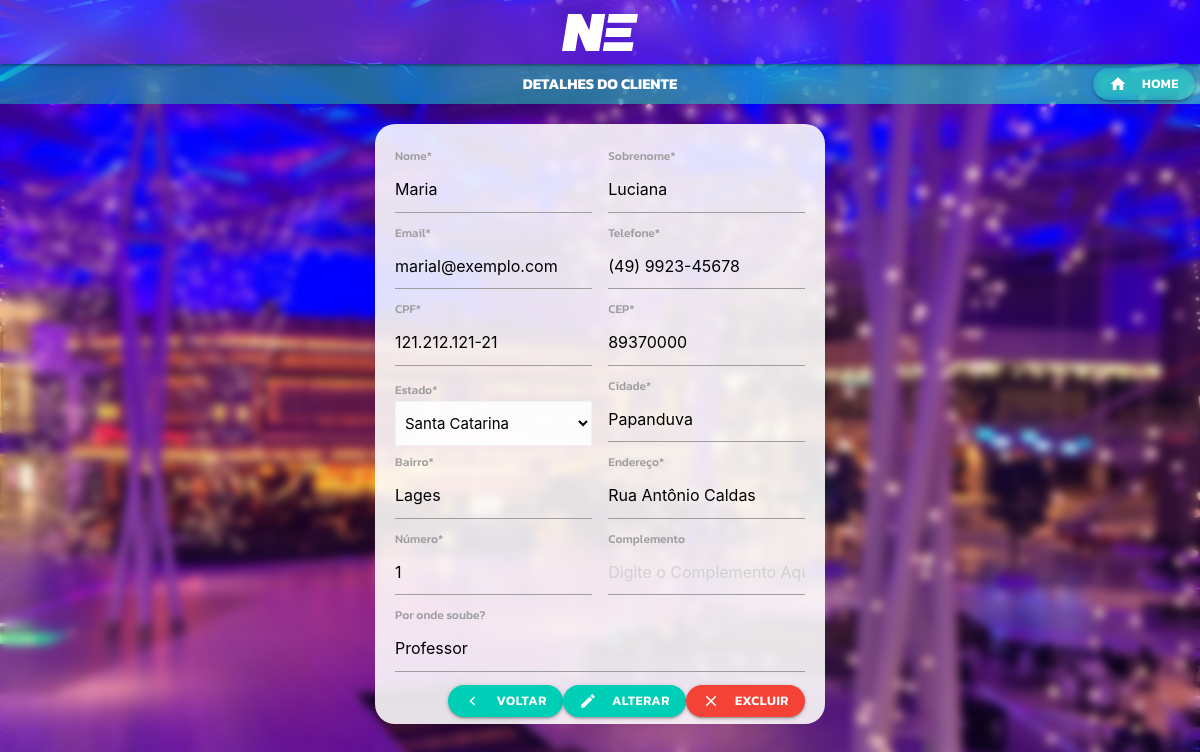
The app's page /admin/detalhes_cliente.php?id=6 (signed in) with its own data.
### tables this page shows
CREATE TABLE `tb_user` (
  `id_user` int(11) NOT NULL,
  `cpf_user` varchar(14) NOT NULL,
  `nome_user` varchar(60) NOT NULL,
  `sobre_user` varchar(60) NOT NULL,
  `email_user` varchar(60) NOT NULL,
  `telefone_user` varchar(20) NOT NULL,
  `cep_user` int(11) NOT NULL,
  `estado_user` enum('AC','AL','AP','AM','BA','CE','DF','ES','GO','MA','MT','MS','MG','PA','PB','PR','PE','PI','RJ','RN','RS','RO','RR','SC','SP','SE','TO') NOT NULL,
  `cidade_user` varchar(50) NOT NULL,
  `bairro_user` varchar(50) NOT NULL,
  `endereco_user` varchar(80) NOT NULL,
  `numero_user` int(11) NOT NULL,
  `complemento_user` varchar(150) DEFAULT NULL,
  `por_onde_soube` varchar(200) DEFAULT NULL
);

### admin/detalhes_cliente.php (the view, shortened to what this page needs)
<?php
require_once '../conexao.php';
?>
<!DOCTYPE html>
<html lang="pt-br">
<head>
    <link rel="stylesheet" href="https://cdnjs.cloudflare.com/ajax/libs/jquery.mask/1.14.16/jquery.mask.min.js">
    <link rel="stylesheet" href="https://cdnjs.cloudflare.com/ajax/libs/materialize/1.0.0/css/materialize.min.css">
    <link rel="stylesheet" href="css/style.css">
</head>
<body>
    <div class="navbar-fixed">
        <nav>
            <div class="nav-wrapper bg-color">
                <a href="home.php" class="brand-logo center"><img id="nav-logo" src="img/neilyta.svg" alt="" title="Neilyta Eventos"></a>
            </div>
        </nav>
    </div>
    <div class="sec-bar">
        <p>DETALHES DO CLIENTE</p>
        <a href="home.php" class="btn-small logout-btn"><i class="material-icons left">home</i>Home</a>
    </div>
    <div class="pri-container">
        <div class="details-cont">
            <?php
                $id = $_GET['id'];
                $sql = "SELECT * FROM tb_user WHERE id_user = '$id';";
                $query = mysqli_query($conn, $sql);
                $user = mysqli_fetch_assoc($query);
            ?>
            <form action="alterar_cliente.php" method="POST" id="form-cad">
                <div class="colunas">
                    <div class="input-cont">
                        <label for="nome" required>Nome*</label>
                        <input name="nome" value="<?php echo $user['nome_user']; ?>" type="text" placeholder="Digite o Nome Aqui">
                    </div>
                    <div class="input-cont">
                        <label for="sobrenome">Sobrenome*</label>
                        <input name="sobrenome" value="<?php echo $user['sobre_user']; ?>" type="text" placeholder="Digite o Sobrenome Aqui">
                    </div>
                </div>
                <div class="colunas">
                    <div class="input-cont">
                        <label for="email">Email*</label>
                        <input name="email" value="<?php echo $user['email_user']; ?>" type="text" placeholder="Digite o Email Aqui">
                    </div>
                    <div class="input-cont">
                        <label for="tel">Telefone*</label>
                        <input name="tel" value="<?php echo $user['telefone_user']; ?>" type="text" placeholder="Digite o Telefone Aqui">
                    </div>
                </div>
                <div class="colunas">
                    <div class="input-cont">
                        <label for="cpf">CPF*</label>
                        <input name="cpf" type="text" value="<?php echo $user['cpf_user']; ?>" placeholder="Digite o CPF Aqui">
                    </div>
                    <div class="input-cont">
                        <label for="cep">CEP*</label>
                        <input name="cep" type="text" value="<?php echo $user['cep_user']; ?>" placeholder="Digite o CEP Aqui" maxlength="8">
                    </div>
                </div>
                <div class="colunas">
                    <div class="input-cont">
                        <label for="estado">Estado*</label>
                        <div class="select">
                            <select class="browser-default" name="estado" data-input>
                                <option value="SC" <?php if ($user['estado_user'] == "SC") {
                                                        echo 'selected';
                                                    } ?>>Santa Catarina</option>
                            </select>
                        </div>
                    </div>
                    <div class="input-cont">
                        <label for="city">Cidade*</label>
                        <input name="city" value="<?php echo $user['cidade_user']; ?>" type="text" placeholder="Digite a Cidade Aqui" data-input>
                    </div>
                </div>
                <div class="colunas">
                    <div class="input-cont">
                        <label for="bairro">Bairro*</label>
                        <input name="bairro" value="<?php echo $user['bairro_user']; ?>" type="text" placeholder="Digite o Bairro Aqui" data-input>
                    </div>
                    <div class="input-cont">
                        <label for="end">Endereço*</label>
                        <input name="end" type="text" value="<?php echo $user['endereco_user']; ?>" placeholder="Digite o Endereço Aqui" data-input>
                    </div>
                </div>
                <div class="colunas">
                    <div class="input-cont">
                        <label for="num">Número*</label>
                        <input name="num" type="text" value="<?php echo $user['numero_user']; ?>" placeholder="Digite o Numero Aqui" data-input>
                    </div>
                    <div class="input-cont">
                        <label for="comp">Complemento</label>
                        <input name="comp" type="text" value="<?php echo $user['complemento_user']; ?>" placeholder="Digite o Complemento Aqui" data-input>
                    </div>
                </div>
                <div class="input-cont">
                    <label for="por">Por onde soube?</label>
                    <input name="por" value="<?php echo $user['por_onde_soube']; ?>" type="text" placeholder="Por onde/quem você soube do evento?">
                </div>
                <div class="btn-cont">
                    <a href="listar_cliente.php"class="btn-small waves-effect"><i class="material-icons left">chevron_left</i>Voltar</a>
                    <button class="btn-small waves-effect" href="alterar_cliente.php" onclick="return confirm('Deseja realmente ALTERAR? Certifique-se de que nenhum campo obrigatorio * está vazio!');"><i class="material-icons left">create</i>Alterar</button>
                    <a class="btn-small red waves-effect" href="excluir_cliente.php?id=<?php echo $user['id_user']; ?>" onclick="return confirm('Deseja realmente EXCLUIR? A exclusão NÃO poderá ser desfeita!');"><i class="material-icons left">close</i>Excluir</a>
                </div>
            </form>
        </div>
    </div>
</body>
</html>

### admin/css/style.css (style rules this page uses)
html,body { height: 100%; }
body { background-image: url(../img/background.jpg); background-attachment: fixed; background-size: cover; }
.bg-color { background: linear-gradient(90deg, #b49eff52 0%, #3b00ff9c 100%); }
#nav-logo { padding: 14px; align-self: center; }
nav { background-color: #ffffff00 !important; backdrop-filter: blur(13px) !important; }
.btn, .btn-small { border-radius: 20px; background-color: #00cfb7; font-family: 'Kanit', sans-serif; font-weight: 600; }
a { font-family: 'Kanit', sans-serif; font-weight: 500; }
.sec-bar { display: flex; height: 40px; background: linear-gradient(90deg, #00cfb770 0%, #2bd7c29e 100%); backdrop-filter: blur(13px); position: relative; margin: 0; align-items: center; justify-content: center; }
.sec-bar p { font-family: 'Kanit', sans-serif !important; font-weight: 700 !important; color: #fff !important; text-align: center !important; }
.pri-container { min-height: 100%; width: 100%; display: flex; justify-content: center; backdrop-filter: blur(5px); }
.logout-btn { position: absolute; background-color: transparent !important; backdrop-filter: blur(5px); right: 5px; transition: 0.5s; }
#form-cad { display: flex; flex-direction: column; }
.btn-cont { display: flex; justify-content: end; margin: 5px 0; }
.colunas { display: flex; justify-content: space-between; align-items: center; }
.colunas .input-cont { width: 48%; }
#form-cad label { font-family: 'Kanit', sans-serif; font-weight: 500; }
.details-cont { background-color: rgba(255, 255, 255, 0.884); backdrop-filter: blur(10px); padding: 20px; margin: 20px 0 0 0; border-radius: 20px; height: 600px; width: 450px; }

### records on screen
tb_user: nome "Maria", sobrenome "Luciana", email "marial@exemplo.com", tel "(49) 9923-45678", cpf "121.212.121-21", cep "89370000", estado "Santa Catarina", city "Papanduva", bairro "Lages", end "Rua Antônio Caldas", num "1", por "Professor"
